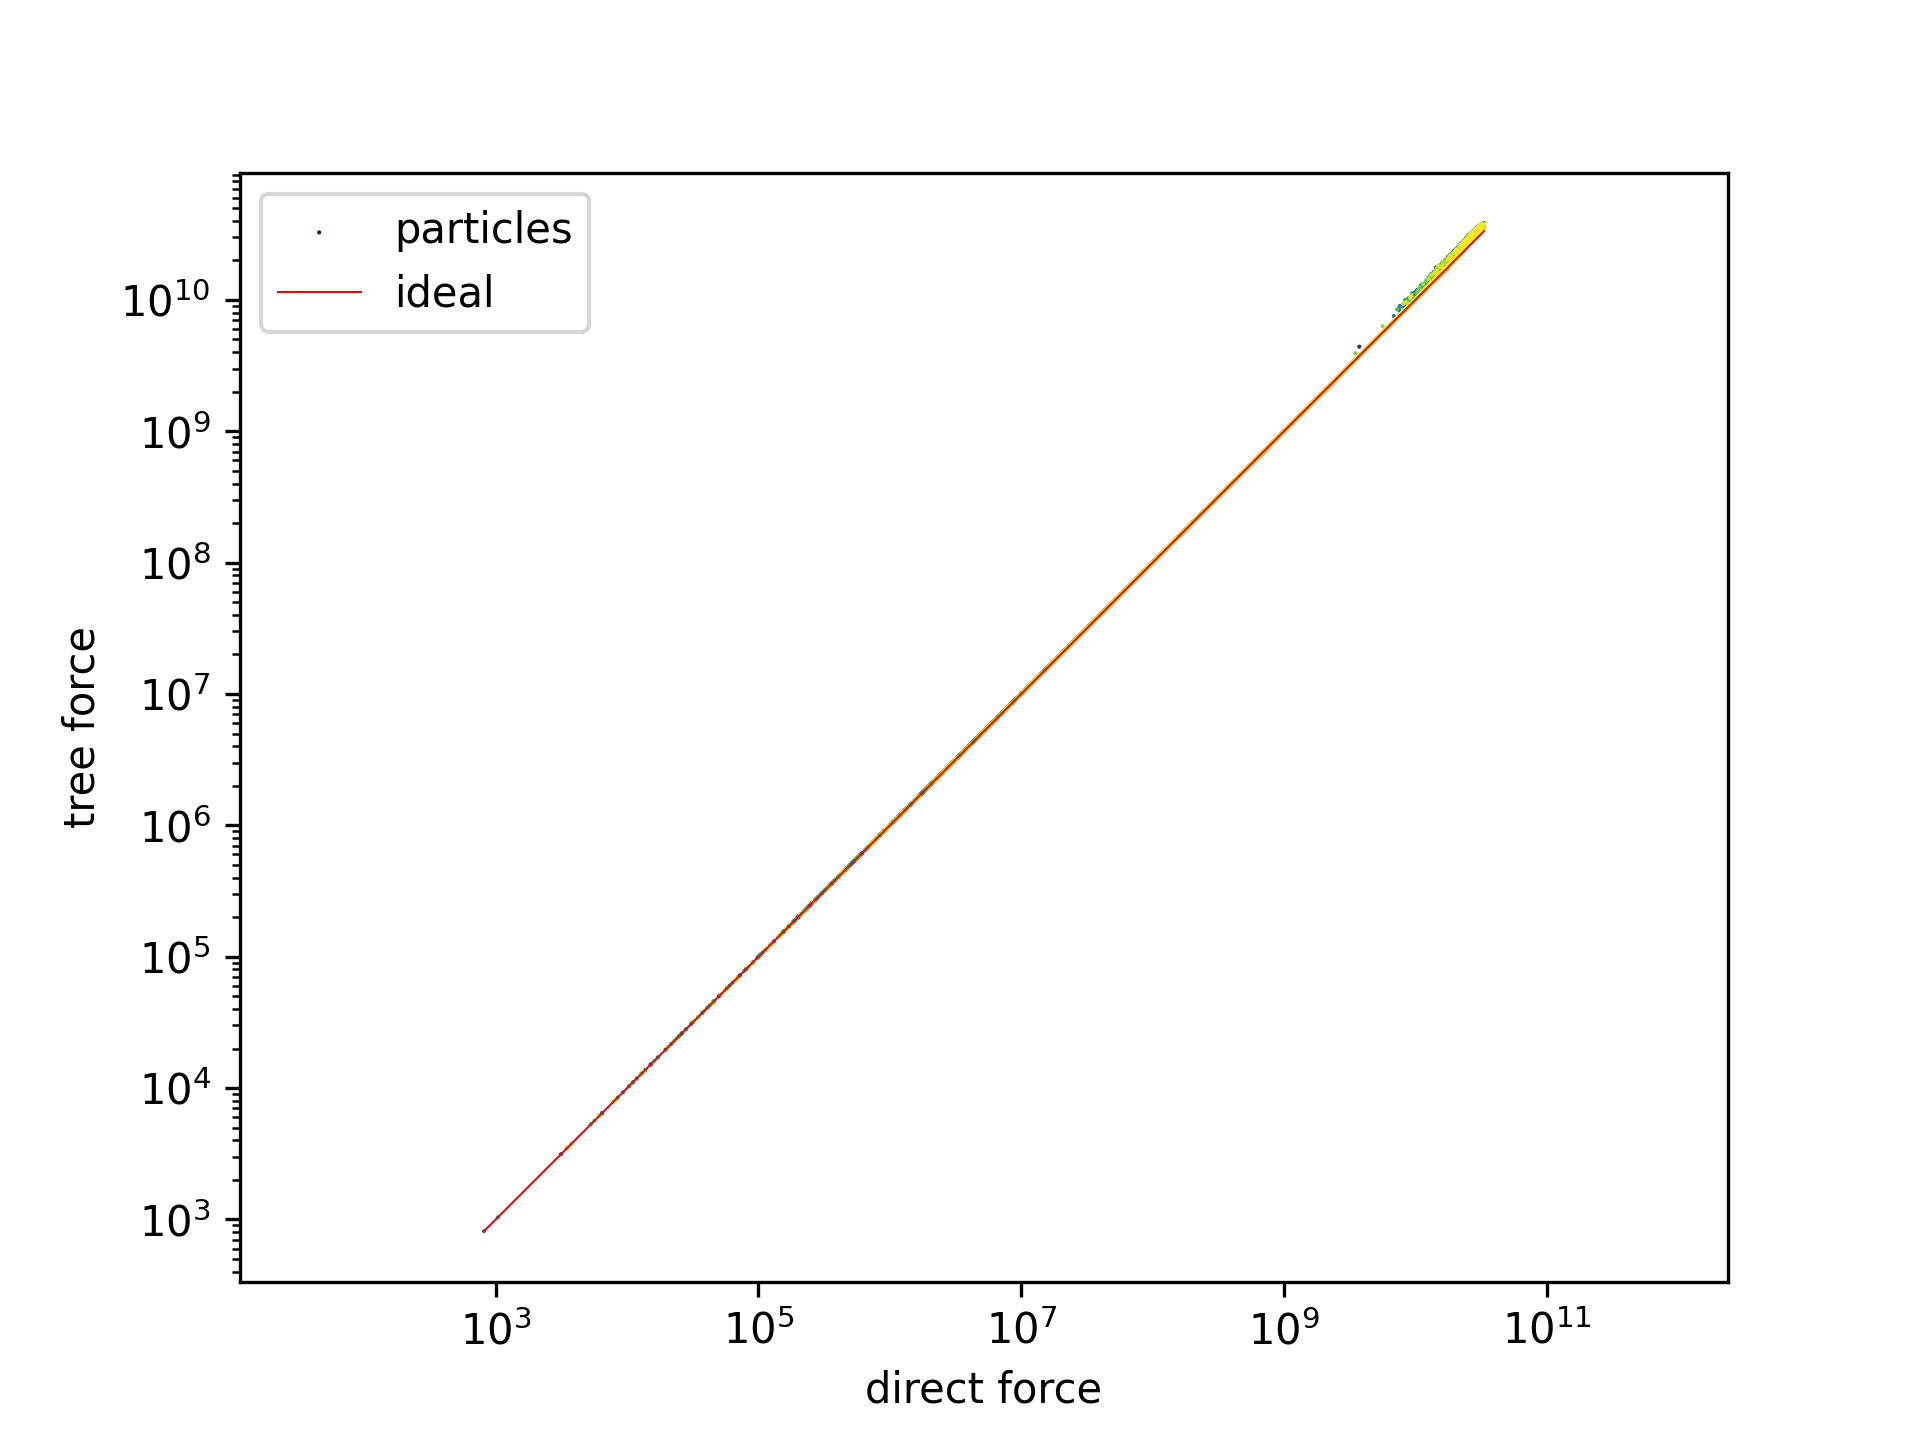

Python code for this plot:
import numpy as np
import matplotlib.pyplot as plt

# Read the data from the file
data = np.loadtxt('../out/forcedeviation.txt')

index = data[:,0]
cf = data[:,1]
af = data[:,2]

print('direct force: ', cf)
print('tree force: ', af)

# calculate histogram for both forces
hist1, bin_edges1 = np.histogram(cf, bins=100)
hist2, bin_edges2 = np.histogram(af, bins=100)

line = np.linspace(np.max([np.min(cf), np.min(af)]), np.min([np.max(cf), np.max(af)]), 2)

# plot
# plt.plot(bin_edges1[:-1], hist1, label='correct f')
# plt.plot(bin_edges2[:-1], hist2, label='actual f')
# plt.loglog(bin_edges1[:-1], hist1, label='f')
# plt.loglog(bin_edges2[:-1], hist2, label='actual f')
colors = plt.cm.viridis(np.linspace(0, 1, len(index)))
plt.scatter(cf, af, label='particles', s=1, edgecolor='none', c=colors)
plt.plot(line, line, label='ideal', linewidth=0.5, color='red')
plt.loglog()
plt.xlabel('direct force')
plt.ylabel('tree force')
plt.axis('equal')
plt.legend()
plt.savefig('../plots/forcecomparison.png', dpi=300)
plt.show()